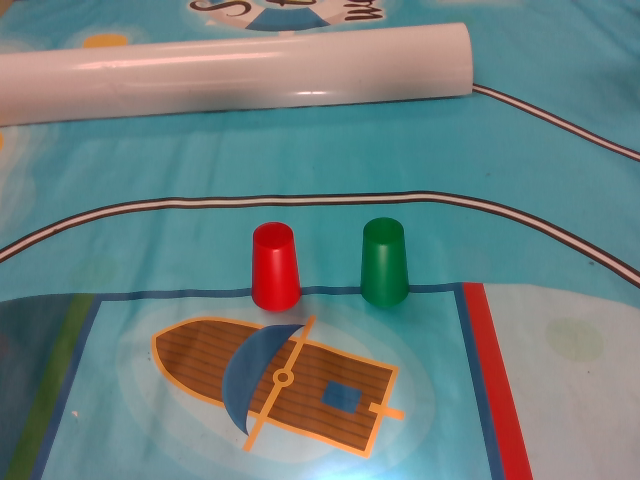
#> input picture src/imgsrc/not_processed/1_Color.png, 640 x 480 px, found by its file name; its folder holds 3 pictures in this run
$ python lab.py
#> lines starting #> are read from the running program, lines starting #| are printed output that depends on the picture; pictures that were not available may be replaced by others from this repository, and a replacement may not be noted
#!/usr/bin/env python3

import os
import cv2
import glob
import numpy as np
import matplotlib.pyplot as plt
import matplotlib.colors as colors

def getData():
    def getMeanAndThresh(color):
#> called with color = 'red'
        L = np.array([])
        A = np.array([])
        B = np.array([])
        current_dir = os.path.dirname(os.path.abspath(__file__))
        dir = os.path.join(current_dir, 'imgsrc', color)
        path_list = os.listdir(dir)

        for filename in path_list:
            img = cv2.imread("imgsrc/"+color+"/"+filename)
#> img is the input picture: shape (480, 640, 3); mean B, G, R 125.9, 126.8, 108.6
            imgLAB = cv2.cvtColor(img, cv2.COLOR_BGR2LAB)
#> imgLAB: shape (480, 640, 3); mean of channels 0, 1, 2 133.8, 123.3, 127.9
            l = imgLAB[:,:,0]
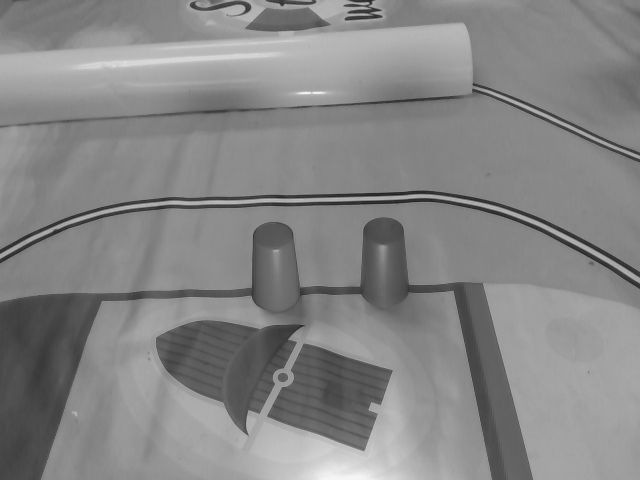
#> l: shape (480, 640); min 32, max 245, mean 133.8
            l = l.reshape(l.shape[0]*l.shape[1])
            a = imgLAB[:,:,1]
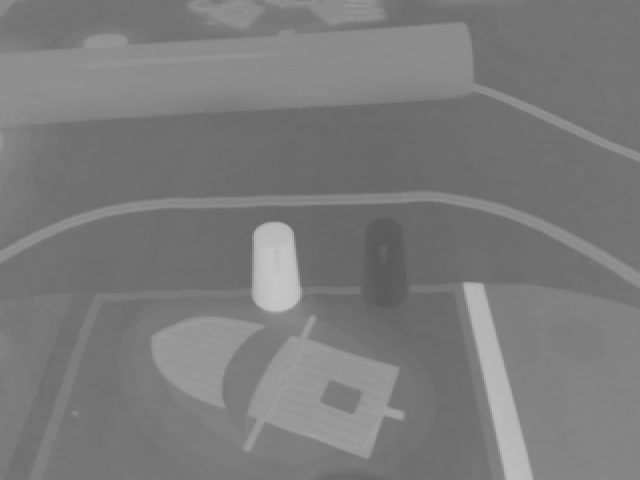
#> a: shape (480, 640); min 89, max 197, mean 123.3
            a = a.reshape(a.shape[0]*a.shape[1])
            b = imgLAB[:,:,2]
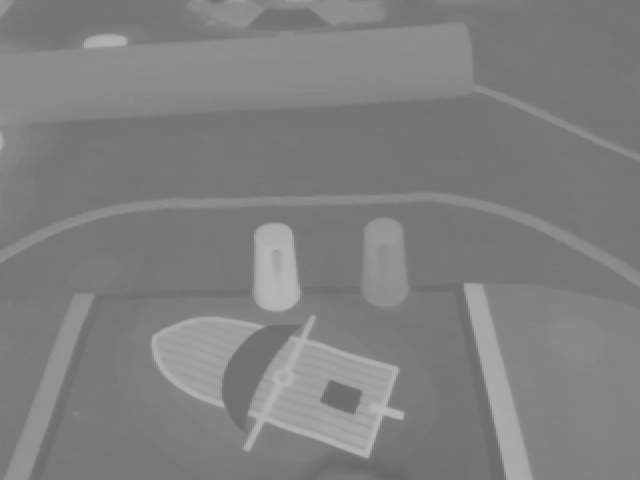
#> b: shape (480, 640); min 101, max 183, mean 127.9
            b = b.reshape(b.shape[0]*b.shape[1])
            L = np.append(L,l)
            A = np.append(A,a)
            B = np.append(B,b)
        meanA = round(np.mean(A),0)
#> meanA = 123
        threshA = round(2*np.std(A, ddof=1),0)
#> threshA = 33
        meanB = round(np.mean(B),0)
#> meanB = 128
        threshB = round(2*np.std(B, ddof=1),0)
#> threshB = 28
        """
        nbins = 10
        plt.hist2d(A, B, bins=nbins, norm=colors.LogNorm())
        plt.title('red')
        plt.xlabel('A')
        plt.ylabel('B')
        plt.xlim([0,255])
        plt.ylim([0,255])
        plt.show()
        """
        return [color,meanA,threshA,meanB,threshB]

    red = [x for x in getMeanAndThresh('red')]
#> red = ['red', 123, 33, 128, 28]
    green = [x for x in getMeanAndThresh('green')]
#> green = ['green', 123, 33, 128, 28]

    with open('cr.txt','w') as cr:
        for item in red:
            cr.write(str(item)+" ")
#> this loop made 5 passes
#> item on passes 1 to 5: 'red', 123, 33, 128, 28
        cr.write("\n")
        for item in green:
            cr.write(str(item)+" ")
#> this loop made 5 passes
        cr.write("\n")

if __name__ == '__main__':
    getData()
